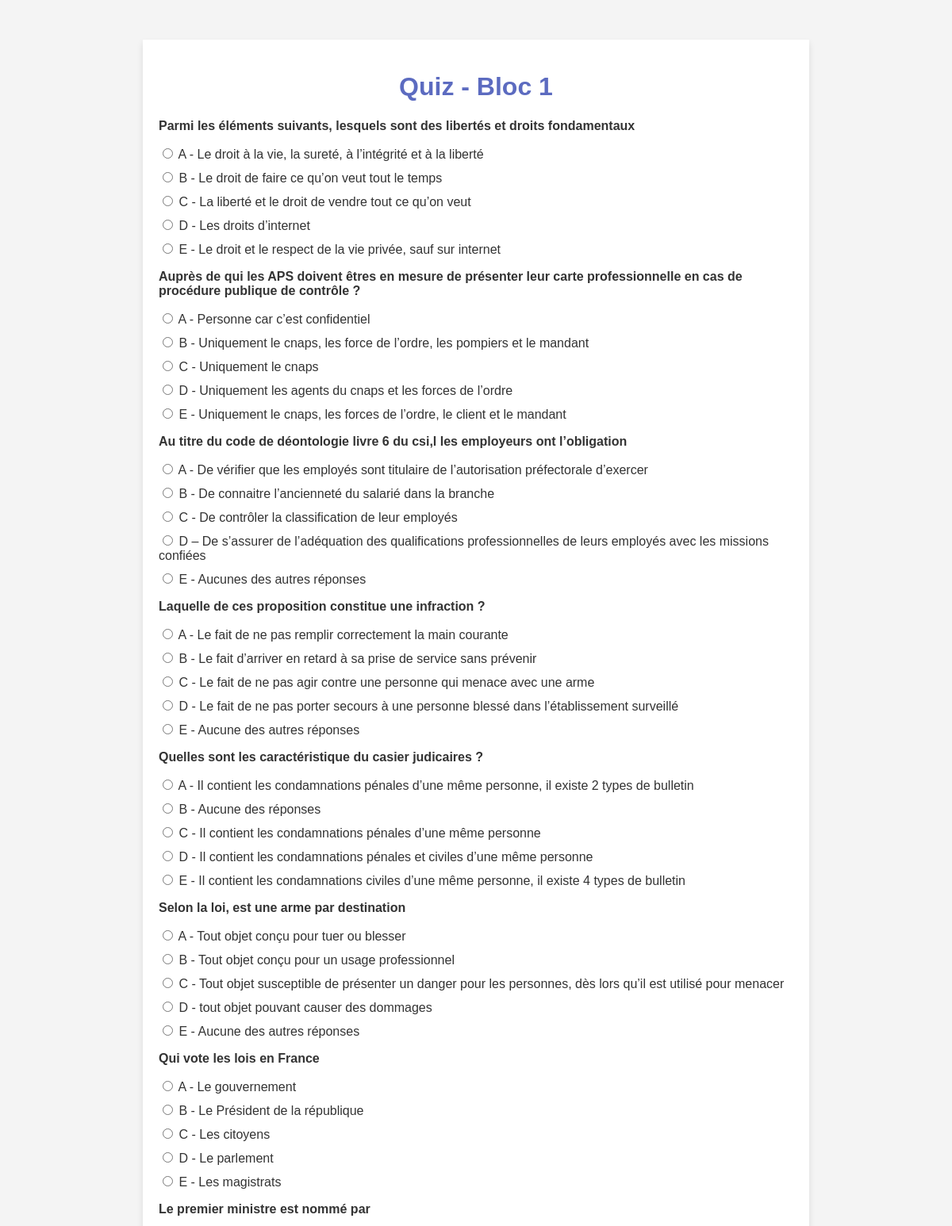
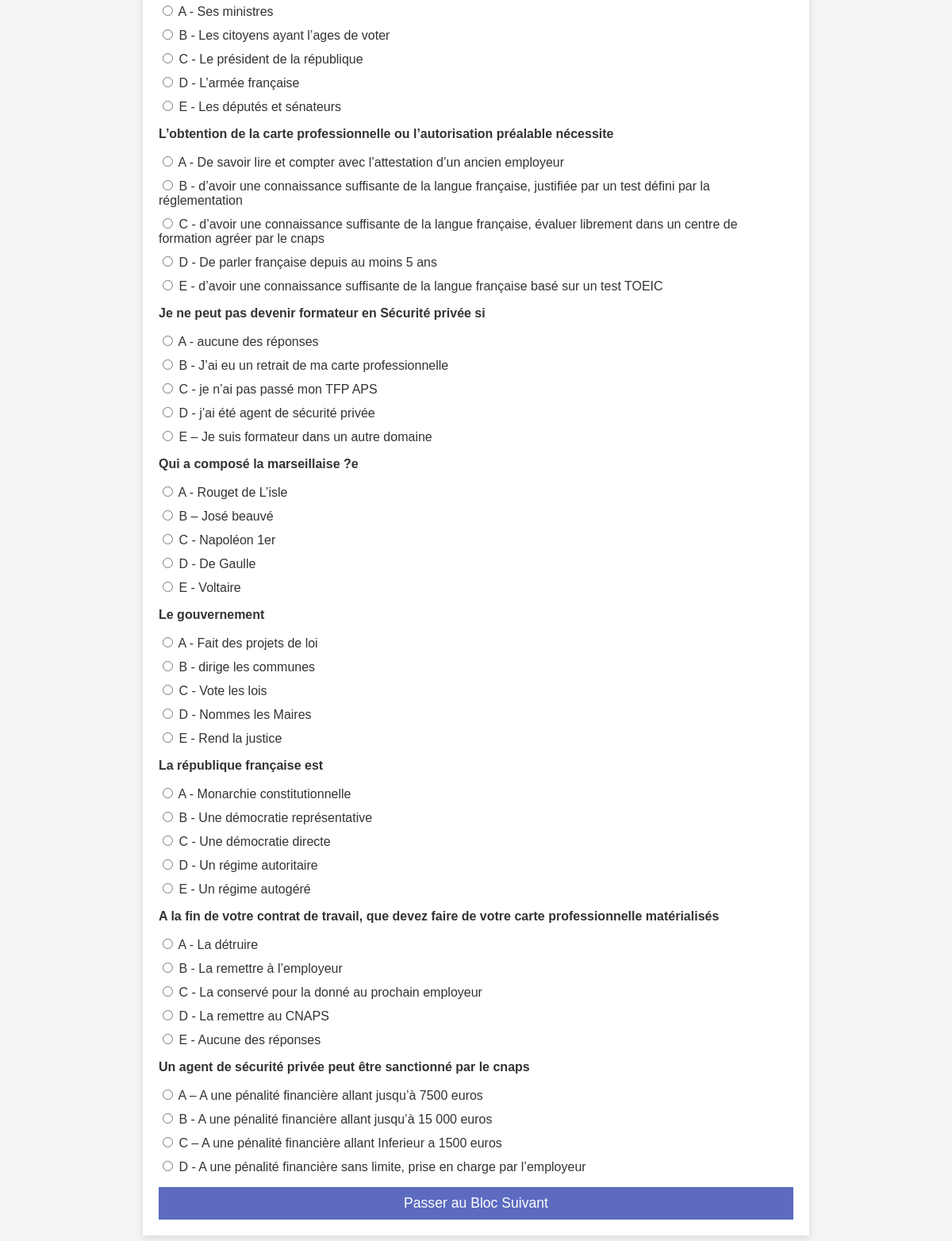
The page /quiz on the database its author committed (2 pictures, top to bottom).
### models.py (models this page shows)
class Question(db.Model):
    id = db.Column(db.Integer, primary_key=True)
    text = db.Column(db.String, nullable=False)
    correct_answer = db.Column(db.String, nullable=False)
    block_number = db.Column(db.Integer, nullable=False)
    choices = db.Column(db.JSON, nullable=False)

### app.py (the view, shortened to what this page needs)
@app.route('/quiz', methods=['GET', 'POST'])
def quiz():
    current_block = int(request.args.get('block', 1))  # Récupérer le bloc actuel
    questions = Question.query.filter_by(block_number=current_block).all()
    return render_template('quiz.html', questions=questions, current_block=current_block)

### templates/quiz.html (shortened to what this page needs)
<!DOCTYPE html>
<html lang="fr">
<head>
    <link rel="stylesheet" href="{{ url_for('static', filename='styles.css') }}">
</head>
<body>
    <div class="container">
        <h1>Quiz - Bloc {{ current_block }}</h1>
        <form method="POST">
            {% for question in questions %}
                <div class="question">
                    <p><strong>{{ question.text }}</strong></p>
                    <ul>
                        {% for choice in question.choices %}
                        <li>
                            <input type="radio" name="answer_{{ question.id }}" value="{{ choice }}" id="answer_{{ question.id }}_{{ loop.index }}">
                            <label for="answer_{{ question.id }}_{{ loop.index }}">{{ choice }}</label>
                        </li>
                        {% endfor %}
                    </ul>
                </div>
            {% endfor %}
            <button type="submit">Passer au Bloc Suivant</button>
        </form>
    </div>
</body>
</html>

### static/styles.css (style rules this page uses)
body { font-family: Arial, sans-serif; background-color: #f4f4f4; color: #333; margin: 0; padding: 0; }
.container { width: 80%; max-width: 800px; margin: 50px auto; background-color: #fff; padding: 20px; box-shadow: 0 4px 8px rgba(0, 0, 0, 0.1); }
h1 { text-align: center; color: #5C6BC0; }
.question { margin-bottom: 15px; }
ul { list-style-type: none; padding: 0; }
li { margin-bottom: 10px; }
button { display: block; width: 100%; padding: 10px; background-color: #5C6BC0; color: white; border: none; font-size: 1.1em; cursor: pointer; }

### rows shown on the page
Question: text "Parmi les éléments suivants, lesquels sont des libertés et droits fondamentaux", choices "A - Le droit à la vie, la sureté, à l’intégrité et à la liberté" "B - Le droit de faire ce qu’on veut tout le temps" "C - La liberté et le droit de vendre tout ce qu’on veut" "D - Les droits d’internet" "E - Le droit et le respect de la vie privée, sauf sur internet"
Question: text "Auprès de qui les APS doivent êtres en mesure de présenter leur carte professionnelle en cas de procédure publique de contrôle ?", choices "A - Personne car c’est confidentiel" "B - Uniquement le cnaps, les force de l’ordre, les pompiers et le mandant" "C - Uniquement le cnaps" "D - Uniquement les agents du cnaps et les forces de l’ordre" "E - Uniquement le cnaps, les forces de l’ordre, le client et le mandant"
Question: text "Au titre du code de déontologie livre 6 du csi,l les employeurs ont l’obligation", choices "A - De vérifier que les employés sont titulaire de l’autorisation préfectorale d’exercer" "B - De connaitre l’ancienneté du salarié dans la branche" "C - De contrôler la classification de leur employés" "D – De s’assurer de l’adéquation des qualifications professionnelles de leurs employés avec les missions confiées" "E - Aucunes des autres réponses"
Question: text "Laquelle de ces proposition constitue une infraction ?", choices "A - Le fait de ne pas remplir correctement la main courante" "B - Le fait d’arriver en retard à sa prise de service sans prévenir" "C - Le fait de ne pas agir contre une personne qui menace avec une arme" "D - Le fait de ne pas porter secours à une personne blessé dans l’établissement surveillé" "E - Aucune des autres réponses"
Question: text "Quelles sont les caractéristique du casier judicaires ?", choices "A - Il contient les condamnations pénales d’une même personne, il existe 2 types de bulletin" "B - Aucune des réponses" "C - Il contient les condamnations pénales d’une même personne" "D - Il contient les condamnations pénales et civiles d’une même personne" "E - Il contient les condamnations civiles d’une même personne, il existe 4 types de bulletin"
Question: text "Selon la loi, est une arme par destination", choices "A - Tout objet conçu pour tuer ou blesser" "B - Tout objet conçu pour un usage professionnel" "C - Tout objet susceptible de présenter un danger pour les personnes, dès lors qu’il est utilisé pour menacer" "D - tout objet pouvant causer des dommages" "E - Aucune des autres réponses"
Question: text "Qui vote les lois en France", choices "A - Le gouvernement" "B - Le Président de la république" "C - Les citoyens" "D - Le parlement" "E - Les magistrats"
Question: text "Le premier ministre est nommé par", choices "A - Ses ministres" "B - Les citoyens ayant l’ages de voter" "C - Le président de la république" "D - L’armée française" "E - Les députés et sénateurs"
Question: text "L’obtention de la carte professionnelle ou l’autorisation préalable nécessite", choices "A - De savoir lire et compter avec l’attestation d’un ancien employeur" "B - d’avoir une connaissance suffisante de la langue française, justifiée par un test défini par la réglementation" "C - d’avoir une connaissance suffisante de la langue française, évaluer librement dans un centre de formation agréer par le cnaps" "D - De parler française depuis au moins 5 ans" "E - d’avoir une connaissance suffisante de la langue française basé sur un test TOEIC"
Question: text "Je ne peut pas devenir formateur en Sécurité privée si", choices "A - aucune des réponses" "B - J’ai eu un retrait de ma carte professionnelle" "C - je n’ai pas passé mon TFP APS" "D - j’ai été agent de sécurité privée" "E – Je suis formateur dans un autre domaine"
Question: text "Qui a composé la marseillaise ?e", choices "A - Rouget de L’isle" "B – José beauvé" "C - Napoléon 1er" "D - De Gaulle" "E - Voltaire"
Question: text "Le gouvernement", choices "A - Fait des projets de loi" "B - dirige les communes" "C - Vote les lois" "D - Nommes les Maires" "E - Rend la justice"
Question: text "La république française est", choices "A - Monarchie constitutionnelle" "B - Une démocratie représentative" "C - Une démocratie directe" "D - Un régime autoritaire" "E - Un régime autogéré"
Question: text "A la fin de votre contrat de travail, que devez faire de votre carte professionnelle matérialisés", choices "A - La détruire" "B - La remettre à l’employeur" "C - La conservé pour la donné au prochain employeur" "D - La remettre au CNAPS" "E - Aucune des réponses"
Question: text "Un agent de sécurité privée peut être sanctionné par le cnaps", choices "A – A une pénalité financière allant jusqu’à 7500 euros" "B - A une pénalité financière allant jusqu’à 15 000 euros" "C – A une pénalité financière allant Inferieur a 1500 euros" "D - A une pénalité financière sans limite, prise en charge par l’employeur"

### other values the page prints
{{ current_block }} "1"
